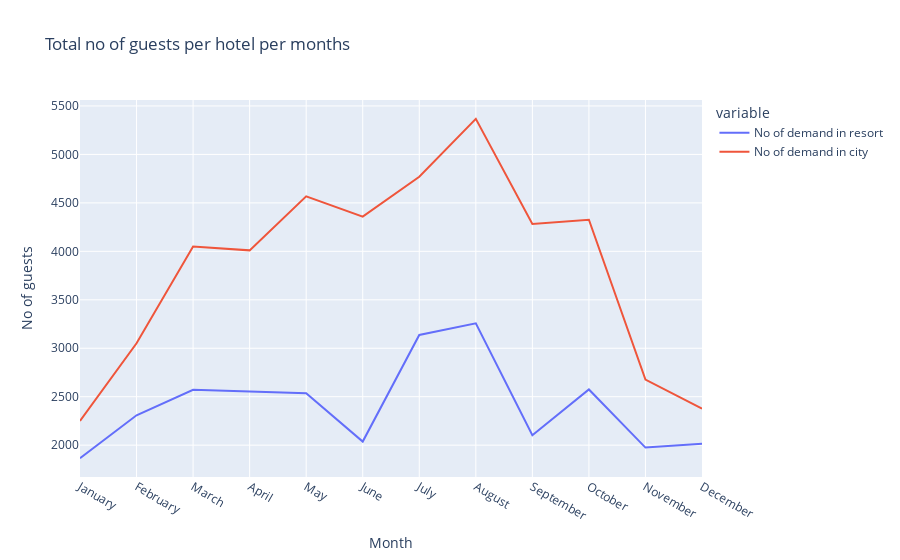

The code cell stored with this chart in its notebook:
### Code cell
px.line(data_frame=total_demand, x='month', y=['No of demand in resort','No of demand in city'],
        title='Total no of guests per hotel per months').update_layout(xaxis_title="Month", yaxis_title="No of guests")

### Figure 1 — Plotly figure (JSON) as saved in the notebook; plotly's stock layout.template omitted (floating-point values rounded to 4 significant figures)
{"data": [{"hovertemplate": "variable=No of demand in resort<br>month=%{x}<br>value=%{y}<extra></extra>", "legendgroup": "No of demand in resort", "line": {"color": "#636efa", "dash": "solid"}, "marker": {"symbol": "circle"}, "mode": "lines", "name": "No of demand in resort", "orientation": "v", "showlegend": true, "type": "scatter", "x": ["January", "February", "March", "April", "May", "June", "July", "August", "September", "October", "November", "December"], "xaxis": "x", "y": [1866, 2308, 2571, 2550, 2535, 2037, 3137, 3257, 2102, 2575, 1975, 2014], "yaxis": "y"}, {"hovertemplate": "variable=No of demand in city<br>month=%{x}<br>value=%{y}<extra></extra>", "legendgroup": "No of demand in city", "line": {"color": "#EF553B", "dash": "solid"}, "marker": {"symbol": "circle"}, "mode": "lines", "name": "No of demand in city", "orientation": "v", "showlegend": true, "type": "scatter", "x": ["January", "February", "March", "April", "May", "June", "July", "August", "September", "October", "November", "December"], "xaxis": "x", "y": [2249, 3051, 4049, 4010, 4568, 4358, 4770, 5367, 4283, 4326, 2676, 2377], "yaxis": "y"}], "layout": {"legend": {"title": {"text": "variable"}, "tracegroupgap": 0}, "title": {"text": "Total no of guests per hotel per months"}, "xaxis": {"anchor": "y", "domain": [0, 1], "title": {"text": "Month"}}, "yaxis": {"anchor": "x", "domain": [0, 1], "title": {"text": "No of guests"}}}}
